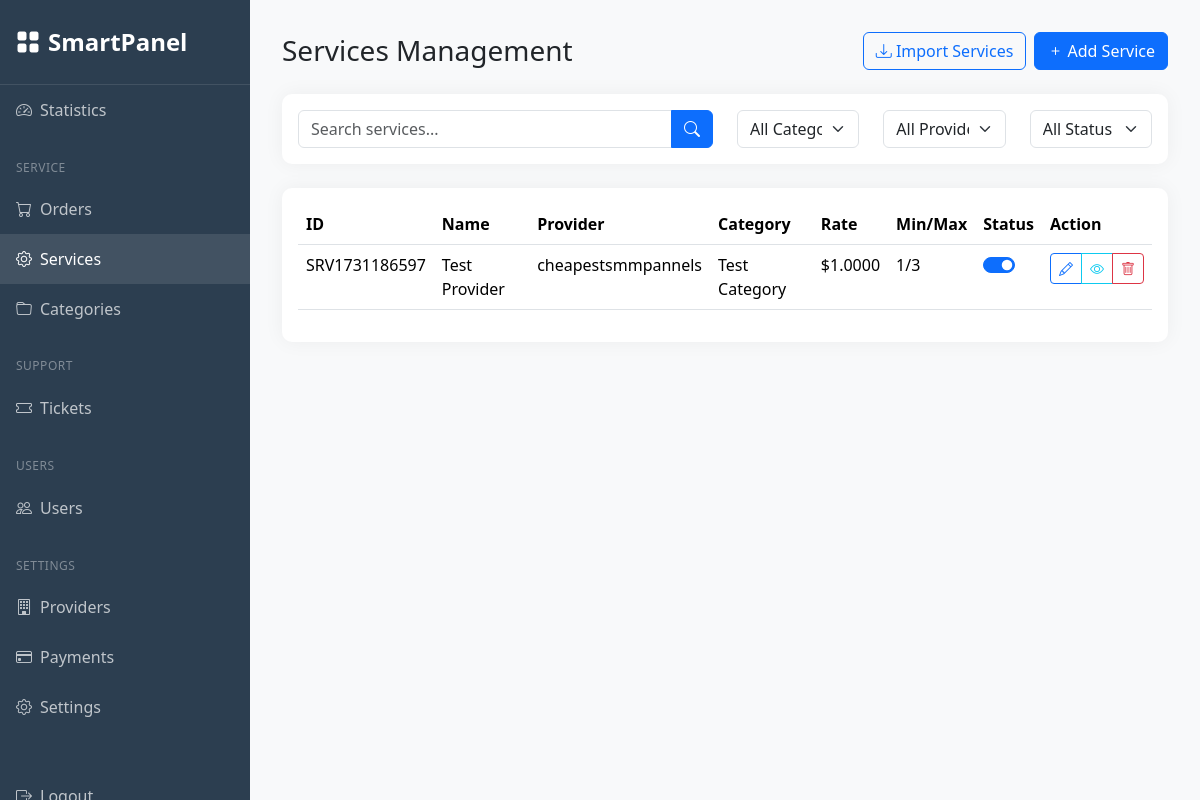
/manager/services/ (signed in), run on an earlier commit of the app's database.
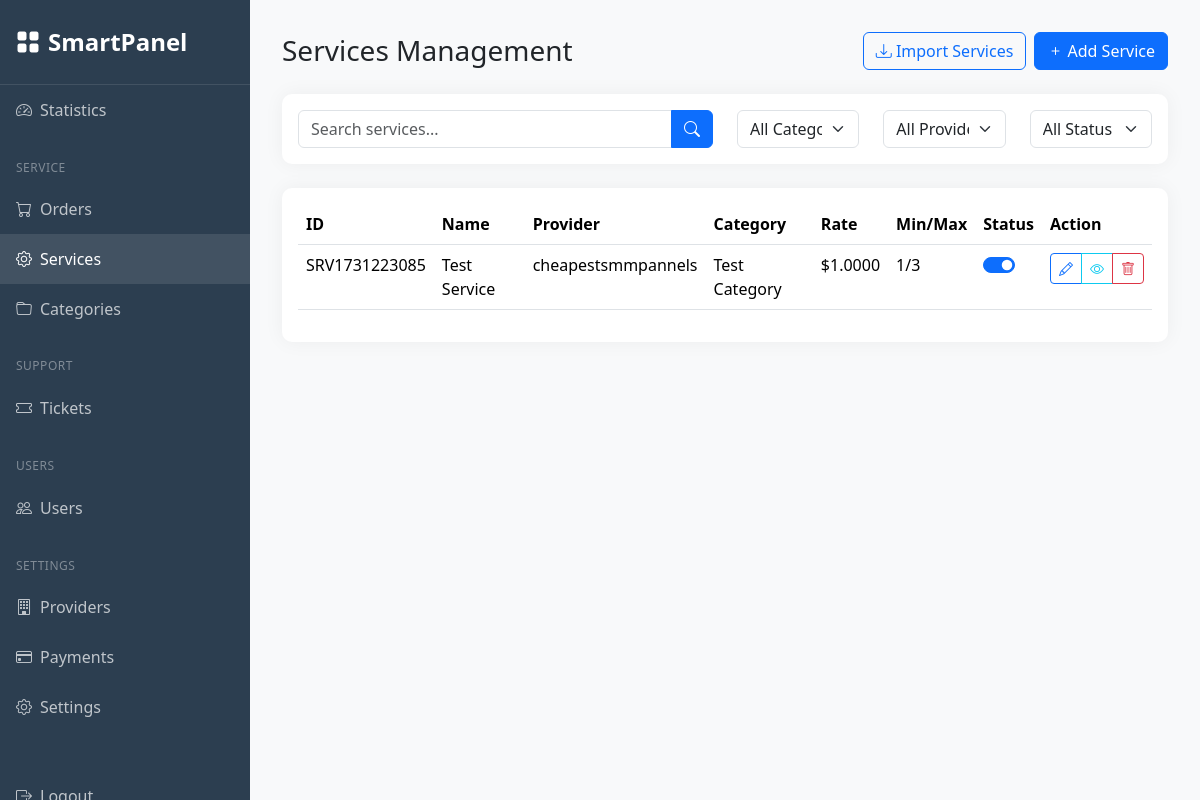
And on a later commit of the database.
### managerdashboard/models.py (models this page shows, shortened)
class Service(models.Model):
    STATUS_CHOICES = [
        ('active', 'Active'),
        ('inactive', 'Inactive')
    ]
    service_id = models.CharField(max_length=50)
    name = models.CharField(max_length=255)
    provider = models.ForeignKey(Provider, on_delete=models.CASCADE, related_name='services', null=True)
    category = models.ForeignKey(ServiceCategory, on_delete=models.PROTECT, related_name='services')
    rate = models.DecimalField(max_digits=10, decimal_places=4)
    min_order = models.IntegerField()
    max_order = models.IntegerField()
    description = models.TextField(blank=True, null=True)
    status = models.CharField(max_length=20, choices=STATUS_CHOICES, default='active')
    is_drip_feed = models.BooleanField(default=False)
    drip_feed_rules = models.JSONField(null=True, blank=True)
    created_at = models.DateTimeField(auto_now_add=True)
    updated_at = models.DateTimeField(auto_now=True)
    class Meta:
        ordering = ['category', 'name']

class Provider(models.Model):
    name = models.CharField(max_length=200)
    api_url = models.URLField()
    api_key = models.CharField(max_length=255)
    description = models.TextField(blank=True, null=True)
    balance = models.DecimalField(max_digits=10, decimal_places=2, default=Decimal('0.00'))
    is_active = models.BooleanField(default=True)
    created_at = models.DateTimeField(auto_now_add=True)
    updated_at = models.DateTimeField(auto_now=True)
    last_sync = models.DateTimeField(null=True, blank=True)
    class Meta:
        ordering = ['name']

class ServiceCategory(models.Model):
    name = models.CharField(max_length=100, unique=True)
    description = models.TextField(blank=True, null=True)
    is_active = models.BooleanField(default=True)
    class Meta:
        ordering = ['name']
        verbose_name_plural = 'Service Categories'

### managerdashboard/views.py (the view)
# urls.py: path('services/', views.services, name='services'),
@permission_required('authentication.is_manager', login_url='manager_login')
def services(request):
    search_query = request.GET.get('search', '')
    category_filter = request.GET.get('category', '')
    provider_filter = request.GET.get('provider', '')
    status_filter = request.GET.get('status', '')
    services = Service.objects.select_related('provider', 'category')
    if search_query:
        services = services.filter(
            Q(name__icontains=search_query) |
            Q(service_id__icontains=search_query) |
            Q(provider__name__icontains=search_query)
        )
    if category_filter:
        services = services.filter(category__name=category_filter)
    if provider_filter:
        services = services.filter(provider_id=provider_filter)
    if status_filter:
        services = services.filter(status=status_filter)
    categories = ServiceCategory.objects.filter(is_active=True)
    providers = Provider.objects.filter(is_active=True)
    paginator = Paginator(services, 25)  # Show 25 services per page
    page_number = request.GET.get('page')
    services_page = paginator.get_page(page_number)
    context = {
        'active_tab': 'services',
        'services': services_page,
        'categories': categories,
        'providers': providers,
        'search_query': search_query,
        'category_filter': category_filter,
        'provider_filter': provider_filter,
        'status_filter': status_filter
    }
    return render(request, 'managerdashboard/services.html', context)

### templates/managerdashboard/services.html (shortened to what this page needs)
{% extends 'managerdashboard/base_dashboard.html' %}
{% load static %}
{% block dashboard_content %}
<div class="container-fluid p-0">
    <div class="d-flex justify-content-between align-items-center mb-4">
        <h1 class="h3 mb-0">Services Management</h1>
        <div class="d-flex gap-2">
            <button class="btn btn-outline-primary" data-bs-toggle="modal" data-bs-target="#importServicesModal">
                <i class="bi bi-download"></i> Import Services
            </button>
            <button class="btn btn-primary" data-bs-toggle="modal" data-bs-target="#addServiceModal">
                <i class="bi bi-plus"></i> Add Service
            </button>
        </div>
    </div>
    <div class="card mb-4">
        <div class="card-body">
            <div class="row">
                <div class="col-md-6">
                    <div class="input-group">
                        <input type="text" class="form-control" id="serviceSearch"
                               placeholder="Search services...">
                        <button class="btn btn-primary">
                            <i class="bi bi-search"></i>
                        </button>
                    </div>
                </div>
                <div class="col-md-2">
                    <select class="form-select" id="categoryFilter">
                        <option value="">All Categories</option>
                    </select>
                </div>
                <div class="col-md-2">
                    <select class="form-select" id="providerFilter">
                        <option value="">All Providers</option>
                    </select>
                </div>
                <div class="col-md-2">
                    <select class="form-select" id="statusFilter">
                        <option value="">All Status</option>
                    </select>
                </div>
            </div>
        </div>
    </div>
    <div class="card">
        <div class="card-body">
            <div class="table-responsive">
                <table class="table table-hover">
                    <thead>
                        <tr>
                            <th>ID</th>
                            <th>Name</th>
                            <th>Provider</th>
                            <th>Category</th>
                            <th>Rate</th>
                            <th>Min/Max</th>
                            <th>Status</th>
                            <th>Action</th>
                        </tr>
                    </thead>
                    <tbody>
                        {% for service in services %}
                        <tr data-service-id="{{ service.id }}">
                            <td>{{ service.service_id }}</td>
                            <td>{{ service.name }}</td>
                            <td data-provider-id="{{ service.provider.id }}">{{ service.provider.name }}</td>
                            <td data-category="{{ service.category.name|lower }}">{{ service.category.name }}</td>
                            <td>${{ service.rate }}</td>
                            <td>{{ service.min_order }}/{{ service.max_order }}</td>
                            <td>
                                <div class="form-check form-switch">
                                    <input class="form-check-input" type="checkbox"
                                           {% if service.status == 'active' %}checked{% endif %}
                                           onchange="toggleServiceStatus({{ service.id }})"
                                           data-status="{{ service.status }}">
                                </div>
                            </td>
                            <td>
                                <div class="btn-group">
                                    <button class="btn btn-sm btn-outline-primary" onclick="editService({{ service.id }})">
                                        <i class="bi bi-pencil"></i>
                                    </button>
                                    <button class="btn btn-sm btn-outline-info" onclick="viewService({{ service.id }})">
                                        <i class="bi bi-eye"></i>
                                    </button>
                                    <button class="btn btn-sm btn-outline-danger" onclick="deleteService({{ service.id }})">
                                        <i class="bi bi-trash"></i>
                                    </button>
                                </div>
                            </td>
                        </tr>
                        {% endfor %}
                    </tbody>
                </table>
            </div>
        </div>
    </div>
</div>
{% endblock %}

### templates/managerdashboard/base_dashboard.html (shortened to what this page needs)
{% load static %}
<!DOCTYPE html>
<html lang="en">
<head>
    <link href="https://cdn.jsdelivr.net/npm/bootstrap@5.3.2/dist/css/bootstrap.min.css" rel="stylesheet">
    <link rel="stylesheet" href="https://cdn.jsdelivr.net/npm/bootstrap-icons@1.11.1/font/bootstrap-icons.css">
    <link href="{% static 'css/style.css' %}" rel="stylesheet">
    <link href="{% static 'css/styles.css' %}" rel="stylesheet">
    <link href="{% static 'css/loader.css' %}" rel="stylesheet">
</head>
<body>
    <div id="wrapper">
        <nav id="sidebar">
            <div class="sidebar-header">
                <a href="{% url 'managerdashboard:manager_dashboard' %}" class="sidebar-brand">
                    <i class="bi bi-grid-fill me-2"></i>SmartPanel
                </a>
            </div>
            <ul class="nav flex-column">
                <li class="nav-item">
                    <a class="nav-link {% if active_tab == 'dashboard' %}active{% endif %}"
                       href="{% url 'managerdashboard:manager_dashboard' %}">
                        <i class="bi bi-speedometer2"></i>Statistics
                    </a>
                </li>
                <li class="nav-header">SERVICE</li>
                <li class="nav-item">
                    <a class="nav-link {% if active_tab == 'orders' %}active{% endif %}"
                       href="{% url 'managerdashboard:orders' %}">
                        <i class="bi bi-cart"></i>Orders
                    </a>
                </li>
                <li class="nav-item">
                    <a class="nav-link {% if active_tab == 'services' %}active{% endif %}"
                       href="{% url 'managerdashboard:services' %}">
                        <i class="bi bi-gear"></i>Services
                    </a>
                </li>
                <li class="nav-item">
                    <a class="nav-link {% if active_tab == 'categories' %}active{% endif %}"
                       href="{% url 'managerdashboard:categories' %}">
                        <i class="bi bi-folder"></i>Categories
                    </a>
                </li>
                <li class="nav-header">SUPPORT</li>
                <li class="nav-item">
                    <a class="nav-link {% if active_tab == 'tickets' %}active{% endif %}"
                       href="{% url 'managerdashboard:tickets' %}">
                        <i class="bi bi-ticket"></i>Tickets
                    </a>
                </li>
                <li class="nav-header">USERS</li>
                <li class="nav-item">
                    <a class="nav-link {% if active_tab == 'users' %}active{% endif %}"
                       href="{% url 'managerdashboard:users' %}">
                        <i class="bi bi-people"></i>Users
                    </a>
                </li>
                <li class="nav-header">SETTINGS</li>
                <li class="nav-item">
                    <a class="nav-link {% if active_tab == 'providers' %}active{% endif %}"
                       href="{% url 'managerdashboard:providers' %}">
                        <i class="bi bi-building"></i>Providers
                    </a>
                </li>
                <li class="nav-item">
                    <a class="nav-link {% if active_tab == 'payments' %}active{% endif %}"
                       href="{% url 'managerdashboard:payments' %}">
                        <i class="bi bi-credit-card"></i>Payments
                    </a>
                </li>
                <li class="nav-item">
                    <a class="nav-link {% if active_tab == 'settings' %}active{% endif %}"
                       href="{% url 'managerdashboard:settings' %}">
                        <i class="bi bi-gear"></i>Settings
                    </a>
                </li>
                <li class="nav-header"></li>
                <li class="nav-item mt-2">
                    <a class="nav-link" href="{% url 'user_logout' %}">
                        <i class="bi bi-box-arrow-right"></i>Logout
                    </a>
                </li>
            </ul>
        </nav>
        <div id="content">
            <div class="content-wrapper">
                {% block dashboard_content %}{% endblock dashboard_content %}
            </div>
        </div>
    </div>
</body>
</html>

### static/css/style.css (style rules this page uses)
.table-responsive { overflow: visible !important; }
.table td { position: relative !important; }
.card { overflow: visible !important; }

### templates/managerdashboard/base_dashboard.html (style rules this page uses)
:root { --sidebar-width: 250px; }
body { background-color: #f8f9fa; }
#wrapper { display: flex; min-height: 100vh; }
#sidebar { width: var(--sidebar-width); background: #2c3e50; min-height: 100vh; position: fixed; transition: all 0.3s; }
#content { margin-left: var(--sidebar-width); width: calc(100% - var(--sidebar-width)); min-height: 100vh; transition: all 0.3s; }
.sidebar-header { padding: 1.5rem 1rem; border-bottom: 1px solid rgba(255,255,255,0.1); }
.sidebar-brand { color: #fff; font-size: 1.5rem; text-decoration: none; font-weight: 600; }
.nav-link { color: rgba(255,255,255,0.7); padding: 0.8rem 1rem; transition: all 0.3s; }
.nav-link.active { color: #fff; background: rgba(255,255,255,0.1); }
.nav-header { color: rgba(255,255,255,0.4); padding: 1.5rem 1rem 0.5rem; font-size: 0.75rem; text-transform: uppercase; letter-spacing: 0.5px; }
.nav-link i { width: 20px; margin-right: 0.5rem; }
.content-wrapper { padding: 2rem; }
.card { border: none; box-shadow: 0 0 20px rgba(0,0,0,0.05); border-radius: 10px; }

What changed in the data, as far as the page shows it:
removed Service: service_id "SRV1731186597", name "Test Provider", provider.name "cheapestsmmpannels", category.name "Test Category", rate "1.0000", min_order "1", max_order "3", status "☑"
added Service: service_id "SRV1731223085", name "Test Service", provider.name "cheapestsmmpannels", category.name "Test Category", rate "1.0000", min_order "1", max_order "3", status "☑"
